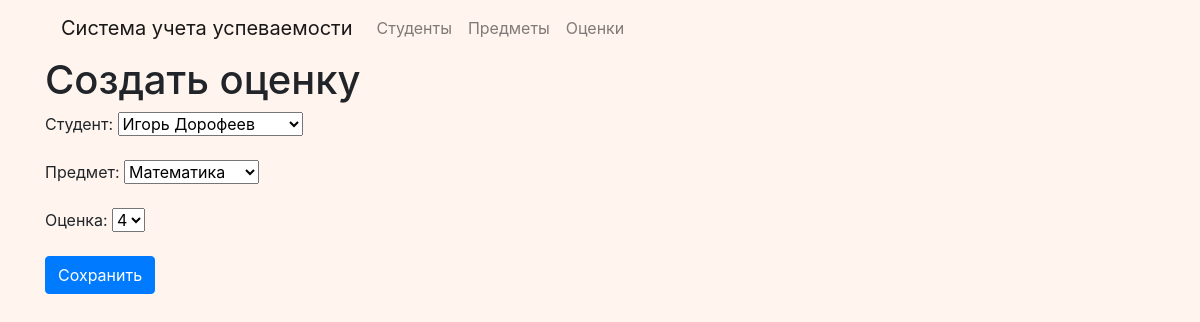
Page /grades/1/update/ on the committed database.
### university/models.py (models this page shows, shortened)
class Grade(models.Model):
    student = models.ForeignKey(Student, on_delete=models.CASCADE, verbose_name= ("Студент"))
    subject = models.ForeignKey(Subject, on_delete=models.CASCADE, verbose_name= ("Предмет"))
    grade = models.IntegerField(verbose_name= ("Оценка"))

### university/views.py (the view)
# urls.py: path('grades/<int:pk>/update/', views.grade_update, name='grade_update'),
def grade_update(request, pk):
    grade = get_object_or_404(Grade, pk=pk)
    if request.method == 'POST':
        form = GradeForm(request.POST, instance=grade)
        if form.is_valid():
            form.save()
            return redirect('grade_list')
    else:
        form = GradeForm(instance=grade)
    return render(request, 'university/grade_form.html', {'form': form})

### university/forms.py
class GradeForm(forms.ModelForm):
    GRADE_CHOICES = [(i, i) for i in range(1, 6)]
    grade = forms.ChoiceField(
        choices=GRADE_CHOICES,
        label='Оценка'
    )
    class Meta:
        model = Grade
        fields = ['student', 'subject', 'grade']
        labels = {
            'student': ('Студент'),
            'subject': ('Предмет'),
        }

### university/models.py (called while the page is built)
    def __str__(self):
        return self.name

    def __str__(self):
        return self.name

### university/templates/university/grade_form.html (shortened to what this page needs)
{% extends 'base.html' %}
{% block content %}
<h1>{% if object %}Редактировать оценку{% else %}Создать оценку{% endif %}</h1>
<form method="post">
  {{ form.as_p }}
  <button type="submit" class="btn btn-primary">Сохранить</button>
</form>
{% endblock %}

### rows in the picture
Grade: student "Игорь Дорофеев", subject "Математика", grade "4"
